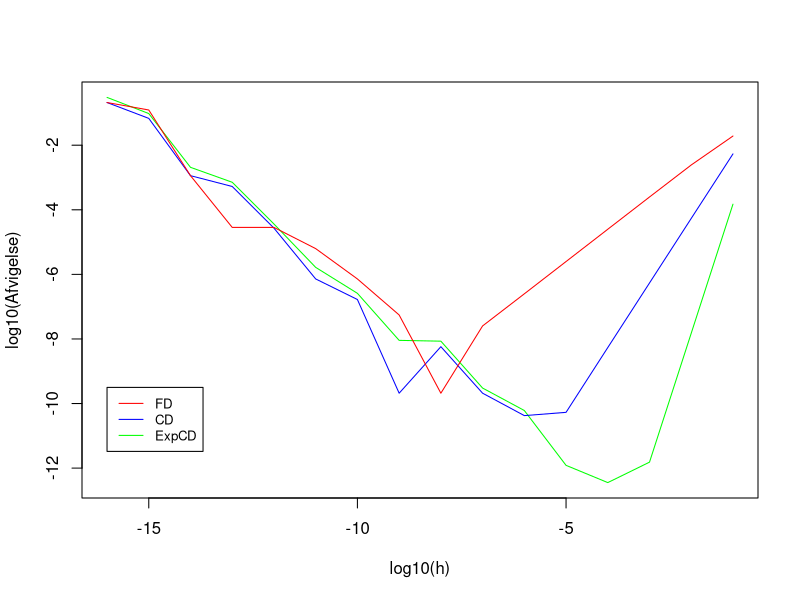
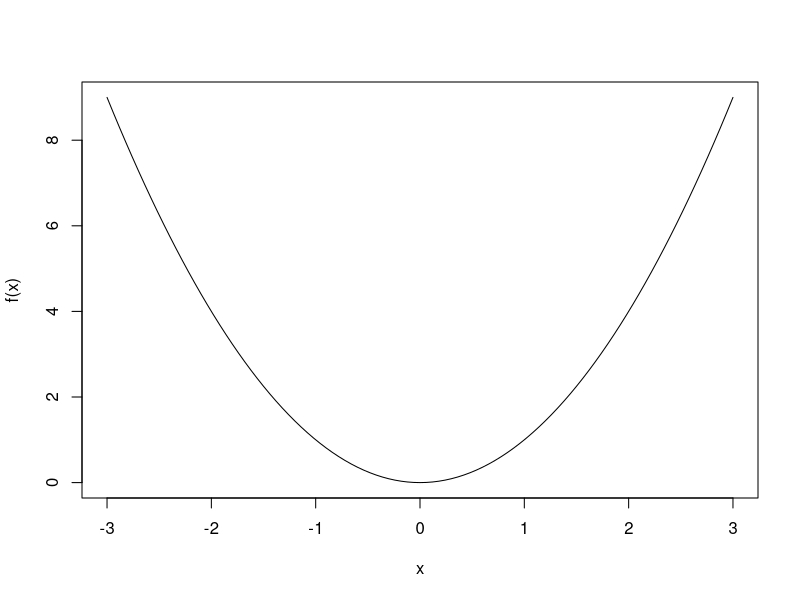

Reproduce these figures in R, in order. (Note: this script raises an error after producing the figures.)
## ---- chunk 1
knitr::opts_chunk$set(echo = TRUE)
library("microbenchmark")
## ---- chunk 2
eps <- .Machine$double.eps
x <- pi/3

f        <- function(x){cos(cos(x)*sin(x))}
df.exact <- function(x){-cos(2*x)*sin( cos(x)*sin(x) )}
FD       <- function(x,h){(f(x+h) - f(x))/h}
CD       <- function(x,h){(f(x+h) - f(x-h))/(2*h)}
ExpCD    <- function(x,h){(8*( f(x+h) - f(x-h) )
                          - ( f(x+2*h) - f(x-2*h) ))/(12*h)}

FDPlot <- CDPlot <- ExpCDPlot <- h <- numeric(16)
for (i in 1:16){
h[i] <- 10^{-i}
FDPlot[i]    <- FD(x,h[i])
CDPlot[i]    <- CD(x,h[i])
ExpCDPlot[i] <- ExpCD(x,h[i])
}


plot(log10(h) , log10( abs(ExpCDPlot - df.exact(x)) ) , 
     type = "l" , col = "green" , 
     xlab = "log10(h)" , ylab="log10(Afvigelse)")
lines(log10(h) , log10( abs(CDPlot - df.exact(x)) ) , 
      col = "blue")

lines(log10(h) , log10( abs(FDPlot - df.exact(x)) ) , 
      col = "red")
legend(-16, -9.5, legend=c("FD", "CD" , "ExpCD"),
       col=c("red", "blue" , "green" ), lty=1, cex=0.8)

## ---- chunk 3
# Definerer hvad et "ADnum" er.
create_ADnum = function(val, deriv = 1) {
x = list(val = val, deriv = deriv)
class(x) = "ADnum"
return(x)
}

# Definerer hvad der forstås ved at printe et ADnum
print.ADnum = function(x, ...) {
cat("value = ", x$val,
" and deriv = ", x$deriv, "\n", sep = "")
return(invisible(x))
}
     
#Definerer produktreglen og brøkreglen
Ops.ADnum = function(e1, e2) {
# LHS constant, e.g. 2*x: e1 is a number 2, convert to ADnum
if (.Method[1] == "") {
e1 = create_ADnum(e1, 0)
}

# RHS constant, e.g. x*2: e2 is a number 2, convert to ADnum
if (.Method[2] == "") {
e2 = create_ADnum(e2, 0)
}

# Definerer hvordan man adderer ADnums
if (.Generic == "+") {
return(create_ADnum(e1$val + e2$val, (e1$deriv + e2$deriv)))
}
  
# Definerer hvordan man subtraherer ADnums
if (.Generic == "-") {
return(create_ADnum(e1$val - e2$val, (e1$deriv - e2$deriv)))
}
  
# Definerer hvordan man ganger ADnums (Produktregel) 
if (.Generic == "*") {
return(create_ADnum(e1$val * e2$val, e1$deriv*e2$val + e2$deriv*e1$val))
}

# Definerer hvordan man dividerer ADnums (Brøkregel)  
if (.Generic == "/") {
return(create_ADnum(e1$val / e2$val, (e1$deriv*e2$val - e2$deriv*e1$val)/e2$val^2))
}
if (.Generic == "^") {
return(create_ADnum(e1$value^e2$value, e2$value*e1$value^(e2$value - 1) ))
}
stop("Function ’", .Generic, "’ not yet implemented for ADnum")
}

#Definerer cos, sin og exp
Math.ADnum = function(x, ...) {
if (.Generic == "cos") {
  return(create_ADnum(cos(x$val), -sin(x$val)*x$deriv))
} 
else if (.Generic == "sin") {
  return(create_ADnum(sin(x$val), cos(x$val)*x$deriv))
} 
else if (.Generic == "exp") {
  return(create_ADnum(exp(x$val), exp(x$val)*x$deriv))
}

stop("Function ’", .Generic, "’ not yet implemented for ADnum")
}


x <- create_ADnum(pi/2)

cos(sin(cos(x)))


y <- create_ADnum(cos(x$val), -sin(x$val)*x$deriv)
cos(y)

z <- create_ADnum(sin(y$val), cos(y$val)*y$deriv)
cos(z)

f <- function(x){cos(sin(cos(x)))}
f(x)

## ---- chunk 4
library(microbenchmark)
X <- model.matrix(~ speed, cars)
microbenchmark(lm(dist ~ speed, cars), 
               lm.fit(X, cars$dist),
               lm.fit(model.matrix(~ speed, cars), cars$dist), 
               times = 100)
## ---- chunk 5
time_begin <- proc.time()

for (i in 1:1000) {
  lm(dist ~ speed, cars)
}

time_end <- proc.time()
time_duration <- time_end - time_begin
time_duration_secs <- time_duration["user.self"]
time_duration_secs
## ---- chunk 6
f <- function(x) x^2
g <- function(x) 2*x


steepest_descent <- function(f, g, x_k, alpha, c, rho, tol, k_max) {
  k <- 0
	g_k <- tol + 1 # For at komme i gang
	curve(f, from = -3 , to = 3)
	while ((abs(g_k) > tol) & (k < k_max)) { # Type 2 er for vektorer
		g_k <- g(x_k)
		p_k <- -g_k 
	  alpha_k <- backtracking_line_search(alpha, c, rho, x_k, p_k, g_k, f)
		x_old <- x_k
		x_k <- x_k + alpha_k * p_k
		k <- k + 1
		
		lines(c(x_old,f(x_old)) , c(x_k,f(x_k)) , col = "red")
	}
	
	printfln("k = %d \t x_k = %6.3f \t f_k = %.2f \t g_k = %8.3f \t alpha_k = %.5f", k, x_k, f(x_k), g_k, alpha_k)
	
	return(x_k)
}

x_sol <- steepest_descent(f,g,-3,1,1e-4,0.5,1e-4,1000)
